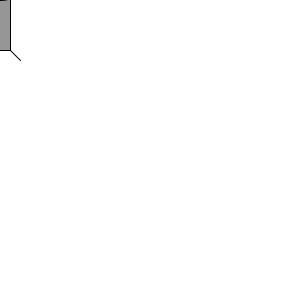
Frame 1 (no input)
Frame 60 (the mouse pressed at the canvas centre just before this capture): identical to frame 1, image omitted
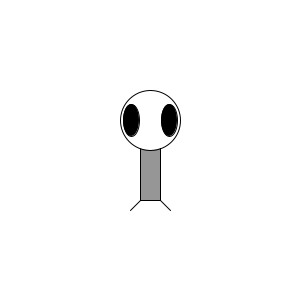
Frame 120 (the mouse held since frame 60 and released just before this capture)

The Processing sketch that drew these frames (run headless with seeded random() and noise(); from frame 60 on, the mouse is pressed at the canvas centre):

// Processing sketch: day_7
// ── day_7.pde
void setup(){
 size(300,300);
}

void draw(){
 background(255);
 
  
  ellipseMode(CENTER);
 rectMode(CENTER);
 translate(mouseX,mouseY);
 
 
 //body
 stroke(0);
 fill(150);
 rect(0,0,20,100);
 
 //head
 fill(255);
 ellipse(0,-30,60,60);
 
 //eyes
 fill(0);
 ellipse(-19,-30,16,32);
 ellipse(19,-30,16,32);
 
 //legs
 stroke(0);
 line(-10,50,-20,60);
 line(10,50,20,60);
 

}
